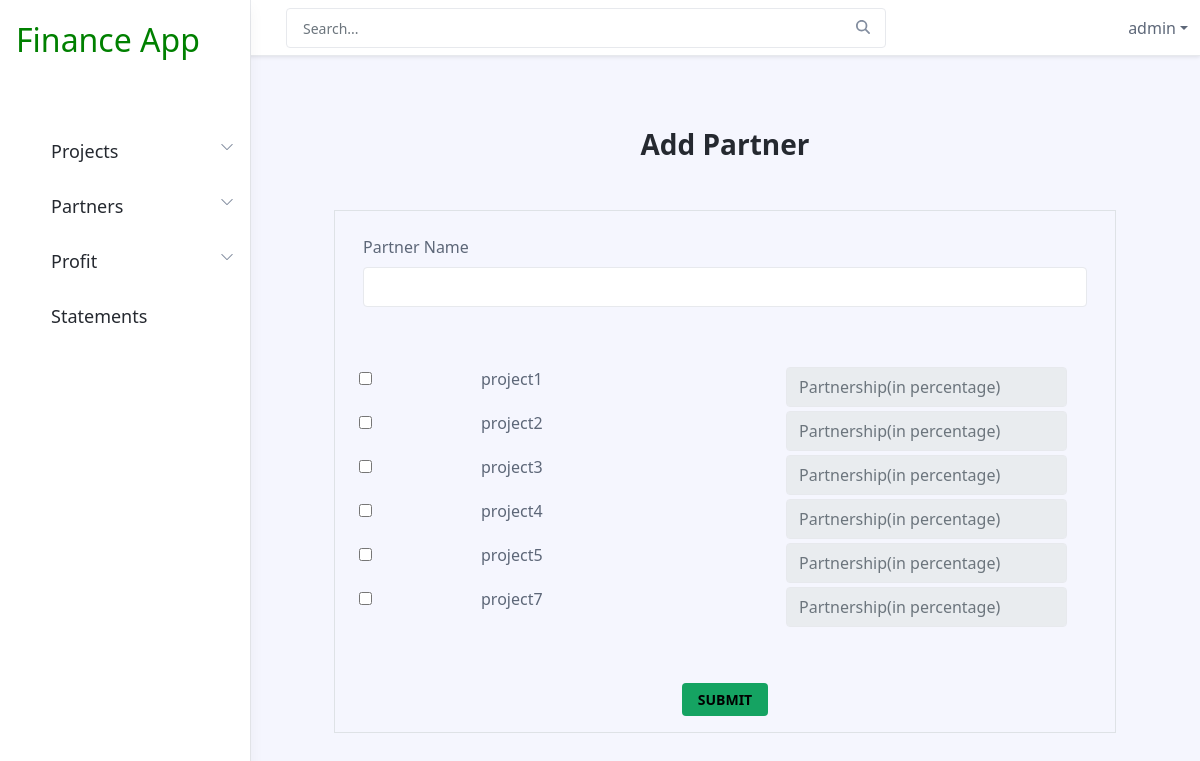
/addpartner/ (signed in), run on an earlier commit of the app's database.
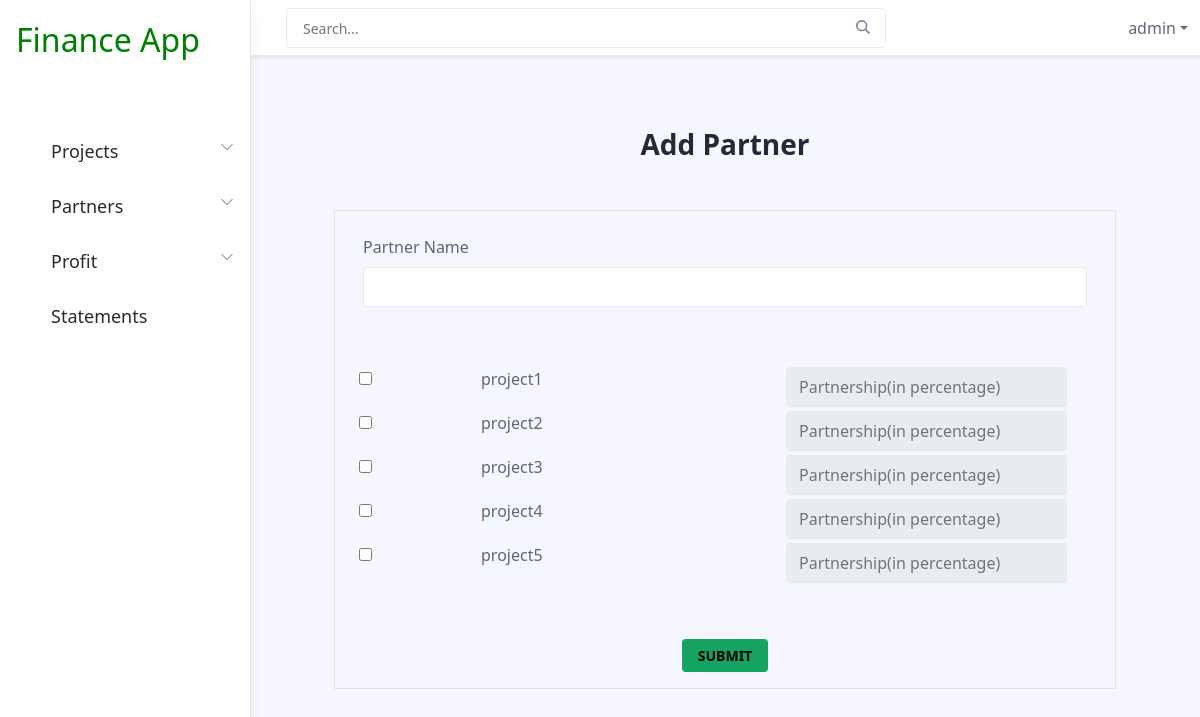
And on a later commit of the database.
### financeadmin/models.py (models this page shows, shortened)
class project(models.Model):
    name=models.CharField(max_length=30)

### financeadmin/views.py (the view, shortened to what this page needs)
# urls.py: path('addpartner/', views.fnaddpartner,name="addpartner"),
@login_required(login_url="/login/")
def fnaddpartner(request):
    project_model=project.objects.all()
    form1=partnerform()
    form2=partnershipform()
    context={'form1':form1,'form2':form2,'project_model':project_model}
    return render(request,'addpartnernew.html',context)

### financeadmin/forms.py
class partnerform(forms.ModelForm):
    class Meta:
        model=partner
        fields="__all__"
        labels={
            'partner_name':"Partner Name"
        }
        widgets={
           'partner_name': forms.TextInput(attrs={'class':"form-control"})
        }

class partnershipform(forms.ModelForm):
    class Meta:
        model=partnership
        fields="__all__"
        exclude=['partner']
        labels={
            'project':'Project Name',
            'partnership':'Partnership (in %)'
        }
        widgets={
           'project':forms.Select(attrs={'class':"form-control"}),
           'partnership':forms.NumberInput(attrs={'class':"form-control"})
        }

### financeadmin/templates/addpartnernew.html (shortened to what this page needs)
{% extends 'includes/navbar.html' %}
{% block content %}
<div class="app-wrapper">
    <div class="app-content pt-3 p-md-3 p-lg-4">
        <div class="container-xl">
            <h3 class="text-center mt-5">Add Partner</h3>
                <form action="" method="POST">
                    <div class="row m-5 p-3 border">
                        <form action="" method="POST">
                            <div class="col-sm-12 my-2">
                                {{form1.partner_name.label}}
                            </div>
                            <div class="col-sm-12 ">
                            {{form1.partner_name}}
                            </div>
                            <div class="row mt-5 p-2  ">
                                {% for projects in project_model %}
                                <div class="col-sm-2 mt-1">
                                    <input type="checkbox" name="check" value="{{projects.id}}" class="check_box" >
                                </div>
                                <div class="col-sm-5 mt-1">
                                    {{projects.name}}
                                </div>
                                <div class="col-sm-5 mt-1 parnership">
                                    <input type="number" placeholder="Partnership(in percentage)" name="partnership" class="form-control" class="percent" disabled="disabled" id={{projects.id}}>
                                </div>
                                {% endfor %}
                            </div>
                            <div class="text-center mt-5"><button type="submit" class="btn btn-primary"> SUBMIT</button></div>
                      </form>
                    </div>
</form>
</div>
</div>
</div>
{% endblock %}

What changed in the data, as far as the page shows it:
removed project: name "project7"
